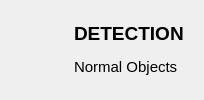
              <widget class="QWidget" name="page_3">
               <layout class="QHBoxLayout" name="horizontalLayout_3">
                <item>
                 <widget class="QToolButton" name="toolButton_3">
                  <property name="autoFillBackground">
                   <bool>false</bool>
                  </property>
                  <property name="text">
                   <string/>
                  </property>
                  <property name="icon">
                   <iconset resource="icons.qrc">
                    <normaloff>:/png/resources/search.png</normaloff>:/png/resources/search.png</iconset>
                  </property>
                  <property name="iconSize">
                   <size>
                    <width>40</width>
                    <height>40</height>
                   </size>
                  </property>
                  <property name="checkable">
                   <bool>true</bool>
                  </property>
                  <property name="checked">
                   <bool>false</bool>
                  </property>
                  <property name="autoRaise">
                   <bool>true</bool>
                  </property>
                 </widget>
                </item>
                <item>
                 <widget class="QFrame" name="frame_21">
                  <property name="autoFillBackground">
                   <bool>false</bool>
                  </property>
                  <property name="frameShape">
                   <enum>QFrame::NoFrame</enum>
                  </property>
                  <property name="frameShadow">
                   <enum>QFrame::Plain</enum>
                  </property>
                  <layout class="QVBoxLayout" name="verticalLayout_12">
                   <item>
                    <widget class="QLabel" name="label_5">
                     <property name="font">
                      <font>
                       <pointsize>14</pointsize>
                       <bold>true</bold>
                      </font>
                     </property>
                     <property name="text">
                      <string>DETECTION</string>
                     </property>
                    </widget>
                   </item>
                   <item>
                    <widget class="QLabel" name="label_6">
                     <property name="font">
                      <font>
                       <pointsize>11</pointsize>
                      </font>
                     </property>
                     <property name="text">
                      <string>Normal Objects</string>
                     </property>
                    </widget>
                   </item>
                  </layout>
                 </widget>
                </item>
               </layout>
              </widget>
